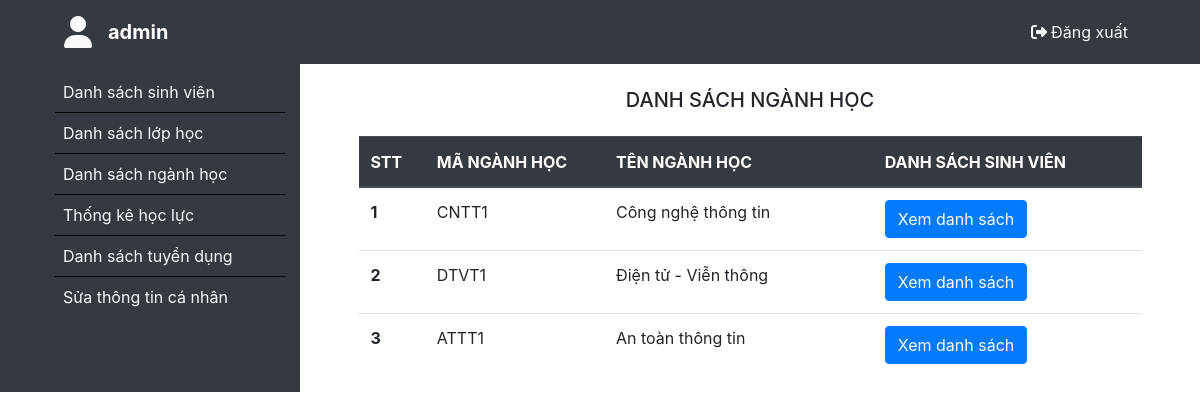
The page /departmentForm.php (signed in) on the database its author committed.
### tables this page shows
CREATE TABLE `department` (
  `id` int(11) NOT NULL,
  `department_id` varchar(50) NOT NULL,
  `department_name` varchar(50) NOT NULL
);

### utils/utility.php (called while the page is built, shortened)
<?php
function validate() {
    if(isset($_SESSION['user'])) {
        return $_SESSION['user'];
    }
    return null;
}
?>

### database/dbhelper.php (called while the page is built, shortened)
<?php
function executeResult($sql) {
    $data = [];
    $conn = mysqli_connect(HOST, USERNAME, PASSWORD, DATABASE);
    mysqli_set_charset($conn, 'utf-8');
    $result = mysqli_query($conn, $sql);
    while(($row = mysqli_fetch_array($result, 1)) != null) {
        $data[] = $row;
    }
    return $data;
}
?>

### departmentForm.php (the view, shortened to what this page needs)
<?php
    require_once('./utils/utility.php');
    require_once('./database/dbhelper.php');
    $user = validate();
?>
<!DOCTYPE html>
<html lang="en">
<head>
    <link rel="stylesheet" href="https://cdn.jsdelivr.net/npm/bootstrap@4.6.1/dist/css/bootstrap.min.css">
    <link rel="stylesheet" href="./assets/style.css">
</head>
<body>
     <header>
        <nav class="navbar navbar-expand-lg navbar-dark bg-dark">
            <i class="fas fa-user fa-2x ml-5 mt-2 mb-2 text-light"></i>
            <a class="navbar-brand ml-3" href="#" style="font-weight:700;"><?=$user['username']?></a>
            <div class="collapse navbar-collapse" id="navbarNav">
                <ul class="navbar-nav ml-auto">
                    <li class="nav-item mr-5">
                        <a class="nav-link text-light" href="logout.php"><i class="fas fa-sign-out-alt"></i><span class="ml-1">Đăng xuất</span></a>
                    </li>
                </ul>
            </div>
        </nav>
     </header>
     <main>
         <div class="container-fluid">
             <div class="row">
                 <div class="col-md-3 bg-dark">
                     <ul class="mt-2" style="list-style-type:none;">
                        <li class="p-2" style="border-bottom:1px solid black;">
                            <a href="admin.php" class="text-light">Danh sách sinh viên</a>
                        </li>
                        <li class="p-2" style="border-bottom:1px solid black;">
                            <a href="classForm.php" class="text-light">Danh sách lớp học</a>
                        </li>
                        <li class="p-2" style="border-bottom:1px solid black;">
                            <a href="departmentForm.php" class="text-light">Danh sách ngành học</a>
                        </li>
                        <li class="p-2" style="border-bottom:1px solid black;">
                            <a href="resultForm.php" class="text-light">Thống kê học lực</a>
                        </li>
                        <li class="p-2" style="border-bottom:1px solid black;">
                            <a href="applyResultForm.php" class="text-light">Danh sách tuyển dụng</a>
                        </li>
                        <li class="p-2">
                            <a href="editUserForm.php" class="text-light">Sửa thông tin cá nhân</a>
                        </li>
                     </ul>
                 </div>
                 <div class="col-md-9">
                    <h5 class="text-center mt-4 mb-4">
                        DANH SÁCH NGÀNH HỌC
                    </h5>
                    <table class="table mx-auto" style="width: 90%;">
                        <thead class="thead-dark" style="height:50px;">
                            <tr>
                                <th scope="col" style="width: 5%;">STT</th>
                                <th scope="col" style="width: 18%;">MÃ NGÀNH HỌC</th>
                                <th scope="col" style="width: 27%;">TÊN NGÀNH HỌC</th>
                                <th scope="col" style="width: 27%;">DANH SÁCH SINH VIÊN</th>
                            </tr>
                        </thead>
                        <tbody>
                            <?php
                                    $sql = "select * from department";
                                    $index = 1;
                                    $departmentList = executeResult($sql);
                                    foreach($departmentList as $department) {
                                        echo '<tr>
                                                <th scope="row">'.($index++).'</th>
                                                <td>'.$department['department_id'].'</td>
                                                <td>'.$department['department_name'].'</td>
                                                <td>
                                                    <button type="button" class="btn btn-primary" onclick=\'window.open("departmentInfoForm.php?id='.$department['id'].'","_self")\'>Xem danh sách</button>
                                                </td>
                                            </tr>';
                                    }
                                ?>
                        </tbody>
                    </table>
                 </div>
             </div>
         </div>
     </main>
</body>
</html>

### assets/style.css (style rules this page uses)
* { box-sizing: inherit; }
html { box-sizing: border-box; font-family: 'Roboto', sans-serif; }

### rows shown on the page
department: department "CNTT1", department_name "Công nghệ thông tin"
department: department "DTVT1", department_name "Điện tử - Viễn thông"
department: department "ATTT1", department_name "An toàn thông tin"

### other values the page prints
$user['username'] "admin"
